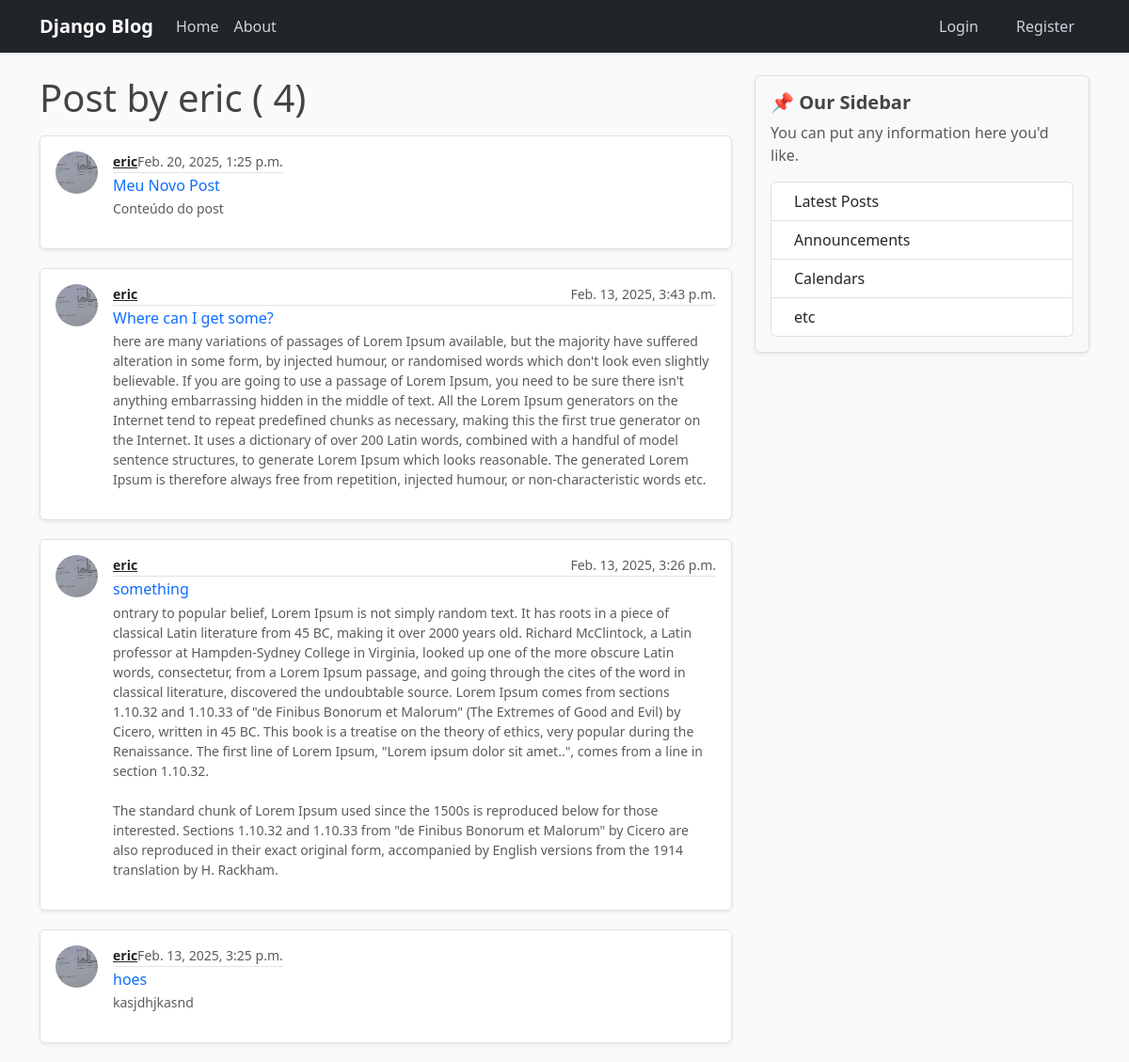
Page /user/eric on the committed database.
### myapp/models.py (models this page shows, shortened)
class Post(models.Model):
    title = models.CharField(max_length=100)
    content = models.TextField()
    date_posted = models.DateTimeField(default=timezone.now)
    author = models.ForeignKey(User, on_delete=models.CASCADE)

### users/models.py (models this page shows, shortened)
class Profile(models.Model):
    user = models.OneToOneField(User, on_delete=models.CASCADE)
    image = models.ImageField(default='default.jpg', upload_to='profile_pics')

### myapp/views.py (the view)
# urls.py: path('user/<str:username>', UserPostListView.as_view(), name='user_post')
class UserPostListView(ListView):
    model = Post
    template_name = 'HTML/user_post.html'
    context_object_name = 'posts'
    paginate_by = 4
    def get_queryset(self):
        user = get_object_or_404(User, username=self.kwargs.get('username'))
        return Post.objects.filter(author=user).order_by('-date_posted')

### myapp/Templates/HTML/user_post.html (shortened to what this page needs)
{% extends "HTML/base.html" %}
    {% block content %}
    <h1 class="mb-3">Post by {{ view.kwargs.username }} ( {{page_obj.paginator.count }})</h1>
        {% for post in posts %}
        <article class="media content-section p-3 d-flex align-items-start border rounded shadow-sm">
            <img class="rounded-circle me-3" src="{{ post.author.profile.image.url }}" alt="Author Image"
                 style="width: 45px; height: 45px; object-fit: cover;">
            <div class="media-body">
                <div class="article-metadata d-flex align-items-center justify-content-between mb-1">
                    <a class="fw-semibold text-dark small" href="{% url 'user_post' post.author.username %}">{{ post.author }}</a>
                    <small class="text-muted">{{ post.date_posted }}</small>
                </div>
                <h2 class="h6 mb-1">
                    <a class="article-title text-truncate text-decoration-none text-primary"
                       href="{% url 'post_detail' post.id %}" style="display: block; max-width: 100%;">
                        {{ post.title }}
                    </a>
                </h2>
                <p class="article-content small text-muted text-truncate" style="max-width: 100%;">{{ post.content }}</p>
            </div>
        </article>
        {% endfor %}
    {% endblock content %}

### myapp/static/css/main.css (style rules this page uses)
body { background: #fafafa; color: #333333; margin-top: 5rem; }
h1, h2, h3, h4, h5, h6 { color: #444444; }
.content-section { background: #ffffff; padding: 10px 20px; border: 1px solid #dddddd; border-radius: 3px; margin-bottom: 20px; }
.article-title { color: #444444; }
.article-content { white-space: pre-line; }
.article-metadata { padding-bottom: 1px; margin-bottom: 4px; border-bottom: 1px solid #e3e3e3 }

### rows in the picture
Post: author.profile.image (picture), author "eric", date_posted "Feb. 20, 2025, 1:25 p.m.", title "Meu Novo Post", content "Conteúdo do post"
Post: author.profile.image (picture), author "eric", date_posted "Feb. 13, 2025, 3:43 p.m.", title "Where can I get some?", content "here are many variations of passages of Lorem Ipsum available, but the majority have suffered alteration in some form, by injected humour, or randomised words which don't look even slightly believable. If you are going to use a passage of Lorem Ipsum, you need to be sure there isn't anything embarrassing hidden in the middle of text. All the Lorem Ipsum generators on the Internet tend to repeat predefined chunks as necessary, making this the first true generator on the Internet. It uses a dictionary of over 200 Latin words, combined with a handful of model sentence structures, to generate Lorem Ipsum which looks reasonable. The generated Lorem Ipsum is therefore always free from repetition,…"
Post: author.profile.image (picture), author "eric", date_posted "Feb. 13, 2025, 3:26 p.m.", title "something", content "ontrary to popular belief, Lorem Ipsum is not simply random text. It has roots in a piece of classical Latin literature from 45 BC, making it over 2000 years old. Richard McClintock, a Latin professor at Hampden-Sydney College in Virginia, looked up one of the more obscure Latin words, consectetur, from a Lorem Ipsum passage, and going through the cites of the word in classical literature, discovered the undoubtable source. Lorem Ipsum comes from sections 1.10.32 and 1.10.33 of \"de Finibus Bonorum et Malorum\" (The Extremes of Good and Evil) by Cicero, written in 45 BC. This book is a treatise on the theory of ethics, very popular during the Renaissance. The first line of Lorem Ipsum, \"Lorem…"
Post: author.profile.image (picture), author "eric", date_posted "Feb. 13, 2025, 3:25 p.m.", title "hoes", content "kasjdhjkasnd"

### other values in the picture
{{ view.kwargs.username }} "eric"
{{ page_obj.paginator.count }} "4"
